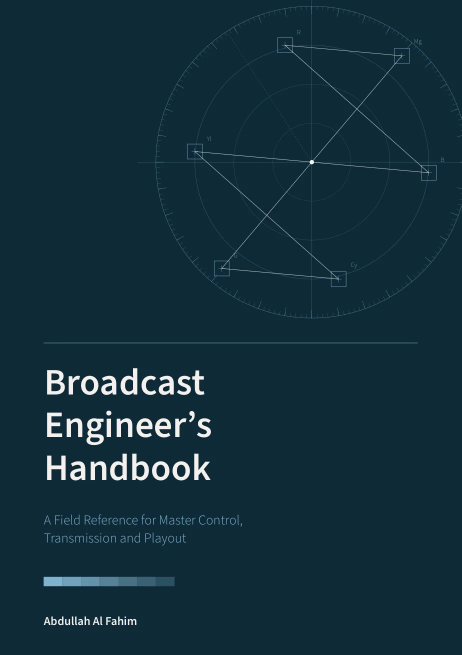
#> input picture assets/img/handbook/p01.webp, 923 x 1310 px (shown at 1/2 size)
$ python -i og_images.py   (imports and definitions only)
#> lines starting #> are read from the running program, lines starting #| are printed output that depends on the picture
"""Social share images (1200x630) for blog posts, drawn with Pillow.

Each card shows the topic, the post title, my name and photo, the date and reading
time, with the post's cover fading in on the right, in the site's colours and fonts.
tools/build_blog.py calls render() for every post and only redraws a card when
something on it changes (tracked in blog/media/og/manifest.json).

Bangla titles use Hind Siliguri and need Pillow built with Raqm for correct
shaping (the Linux wheels used by the GitHub Action have it). Without Raqm a
Bangla title is skipped, so the post falls back to its cover image.
"""

import hashlib
import json
import re
from pathlib import Path

from PIL import Image, ImageDraw, ImageFilter, ImageFont, features

VERSION = "og-3"  # bump to redraw every card after changing the design
W, H = 1200, 630
ROOT = Path(__file__).resolve().parent.parent
FONTS = ROOT / "assets" / "fonts"
AVATAR = ROOT / "assets" / "img" / "avatar.webp"
NIGHT = (11, 5, 36)
LIME = (212, 255, 36)
WHITE = (255, 255, 255)
MUTED = (201, 195, 245)
V300 = (180, 173, 255)
RAQM = features.check("raqm")
BANGLA = re.compile(r"[ঀ-৿]")


# [37 lines left out: functions _sora, _mono, _title_font, _wrap, not called in this run]


def _background(cover):
#> called with cover = '../assets/img/handbook/p01.webp'
    img = Image.new("RGB", (W, H), NIGHT)
    if cover and Path(cover).exists():
        c = Image.open(cover).convert("RGB")
#> c is the input picture: PIL image 923x1310 RGB; mean R, G, B 18.9, 46.6, 59.4
        # Right side of the cover, where the illustration sits, scaled to the card height
        cw, ch = c.size
#> cw = 923; ch = 1310
        crop = c.crop((int(cw * 0.36), 0, cw, ch))
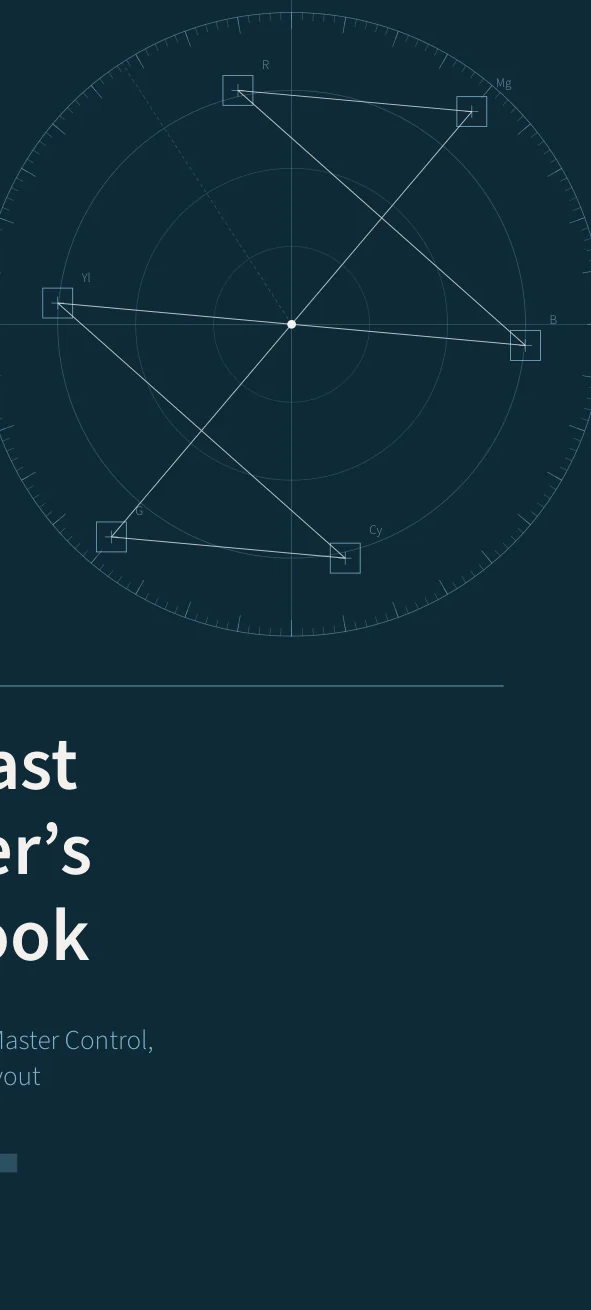
#> crop: PIL image 591x1310 RGB; mean R, G, B 16.4, 44.3, 57.2
        scale = H / crop.height
#> scale = 0.481
        crop = crop.resize((int(crop.width * scale), H), Image.LANCZOS)
#> crop: PIL image 284x630 RGB
        x0 = W - crop.width
#> x0 = 916
        fade = Image.new("L", crop.size, 255)
#> fade: PIL image 284x630 L; every value is 255
        fd = ImageDraw.Draw(fade)
        ramp = int(crop.width * 0.55)
#> ramp = 156
        for x in range(ramp):
            fd.line([(x, 0), (x, H)], fill=int(255 * (x / ramp) ** 1.6))
        img.paste(crop, (x0, 0), fade)
    # Violet glow behind the text, like the site hero
    glow = Image.new("RGBA", (W, H), (0, 0, 0, 0))
#> glow: PIL image 1200x630 RGBA; every value is 0
    gd = ImageDraw.Draw(glow)
    gd.ellipse((-260, -200, 760, 640), fill=(77, 19, 238, 120))
    glow = glow.filter(ImageFilter.GaussianBlur(140))
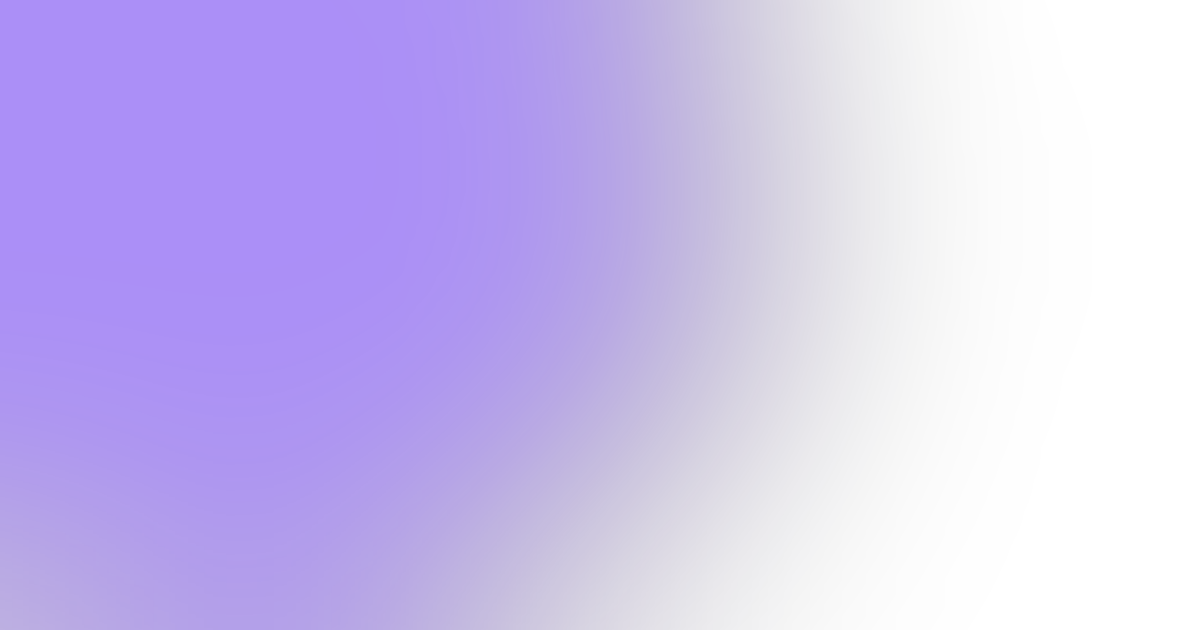
#> glow: PIL image 1200x630 RGBA; mean R, G, B, A 42.3, 10.5, 130.8, 66; transparent parts drawn white
    base = img.convert("RGBA")
    base.alpha_composite(glow)
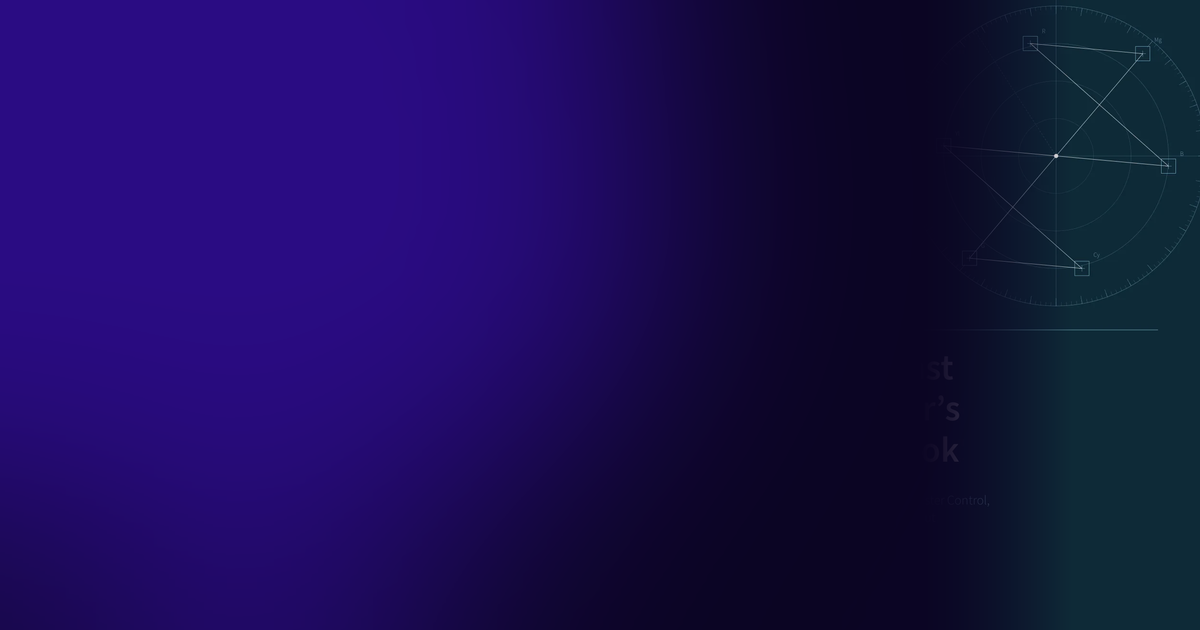
#> base: PIL image 1200x630 RGBA; mean R, G, B, A 25.6, 13.9, 81.7, 255
    # Darken the left so the title always reads
    shade = Image.new("L", (W, H), 0)
#> shade: PIL image 1200x630 L; every value is 0
    sd = ImageDraw.Draw(shade)
    for x in range(W):
        if x < 470:
            a = 228
        elif x < 880:
            a = int(228 * (1 - (x - 470) / 410) ** 1.5)
        else:
            a = 0
        sd.line([(x, 0), (x, H)], fill=a)
    for y in range(H - 150, H):  # soft band along the bottom for the byline and address
        t = (y - (H - 150)) / 150
        row = shade.crop((0, y, W, y + 1))
        row = row.point(lambda v, t=t: max(v, int(210 * t ** 1.3)))
        shade.paste(row, (0, y))
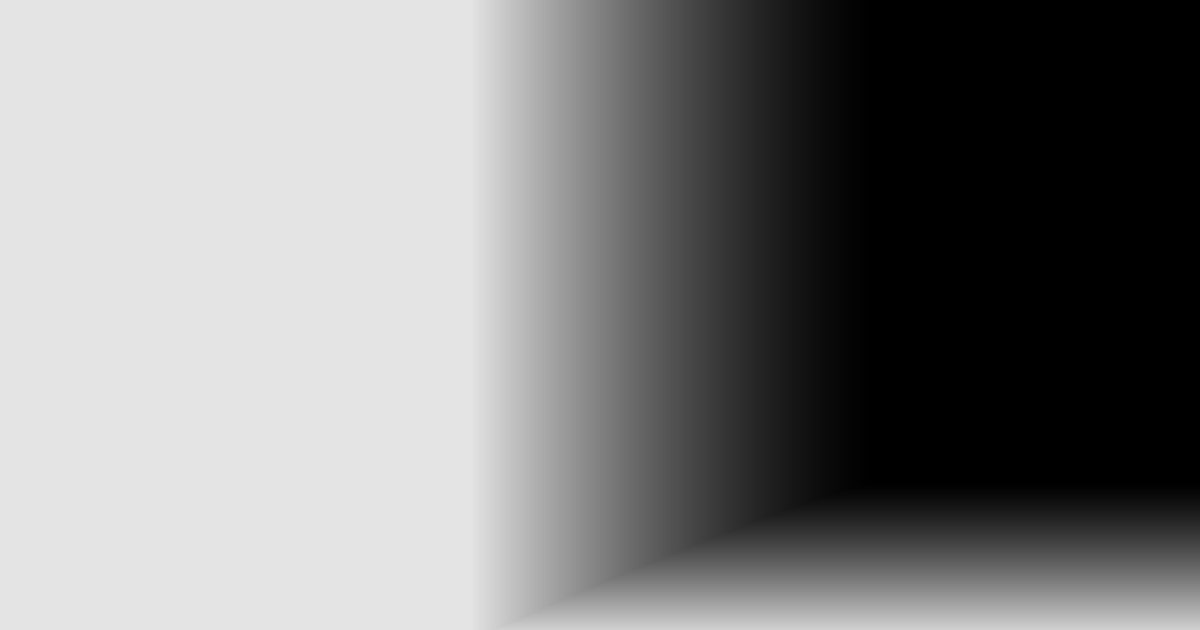
#> shade: PIL image 1200x630 L; min 0, max 228, mean 129.1
    dark = Image.new("RGBA", (W, H), NIGHT + (0,))
    dark.putalpha(shade)
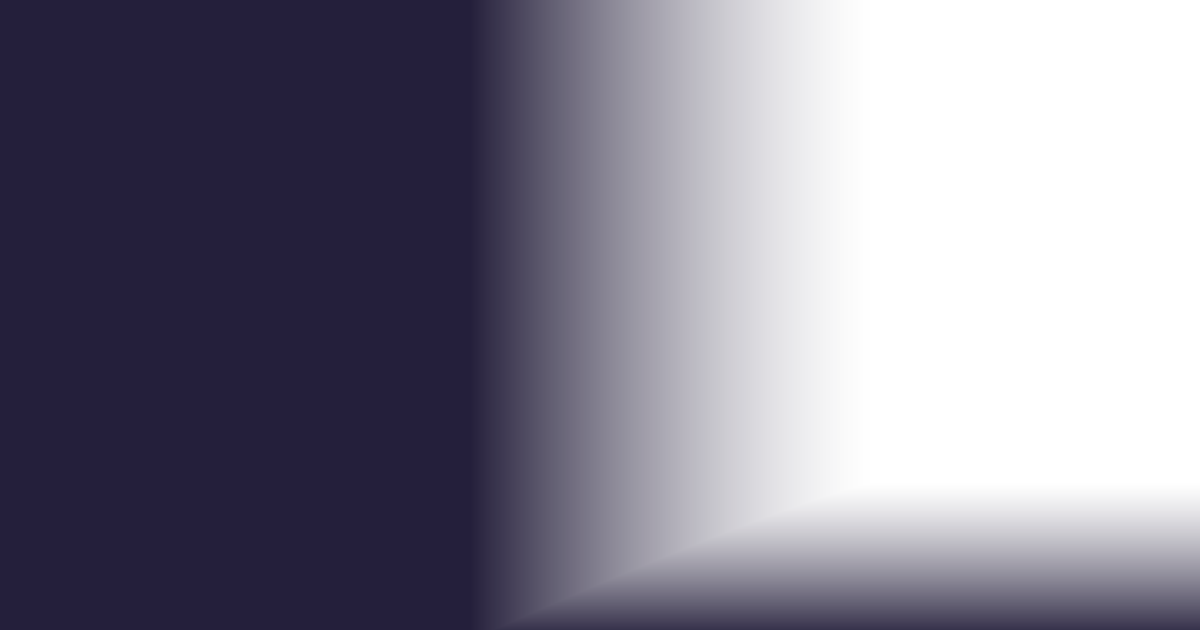
#> dark: PIL image 1200x630 RGBA; mean R, G, B, A 11, 5, 36, 129.1; transparent parts drawn white
    base.alpha_composite(dark)
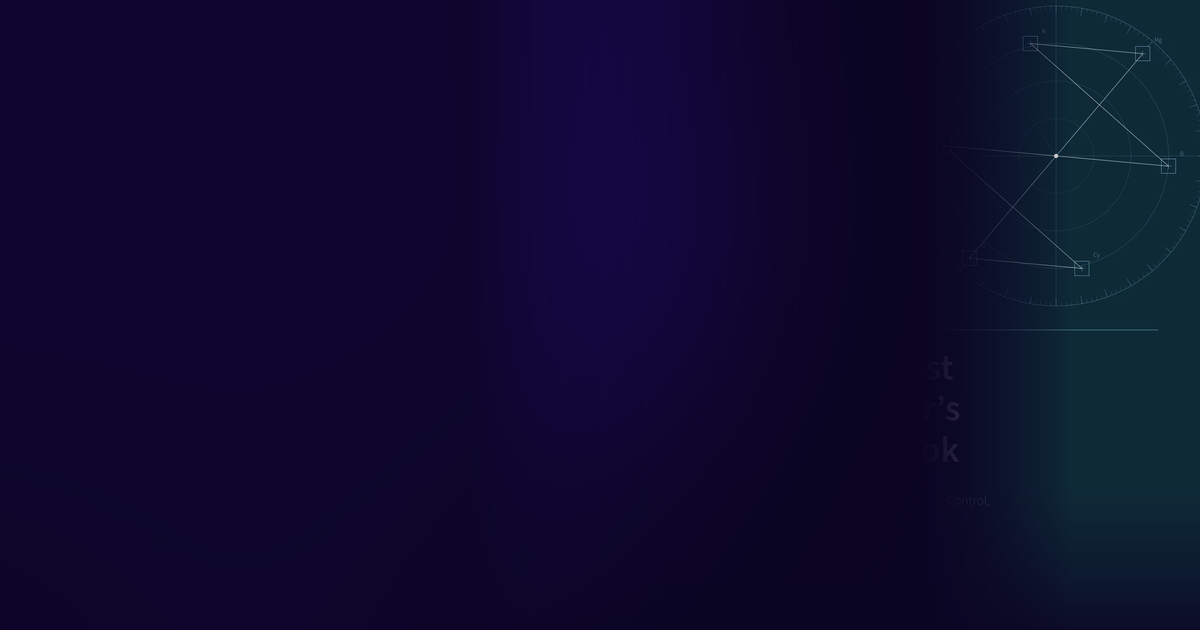
#> base: PIL image 1200x630 RGBA; mean R, G, B, A 14, 11, 46.4, 255
    return base


# [102 lines left out: functions _avatar, draw_card, _digest, render, not called in this run]

>>> result = _background('../assets/img/handbook/p01.webp')
